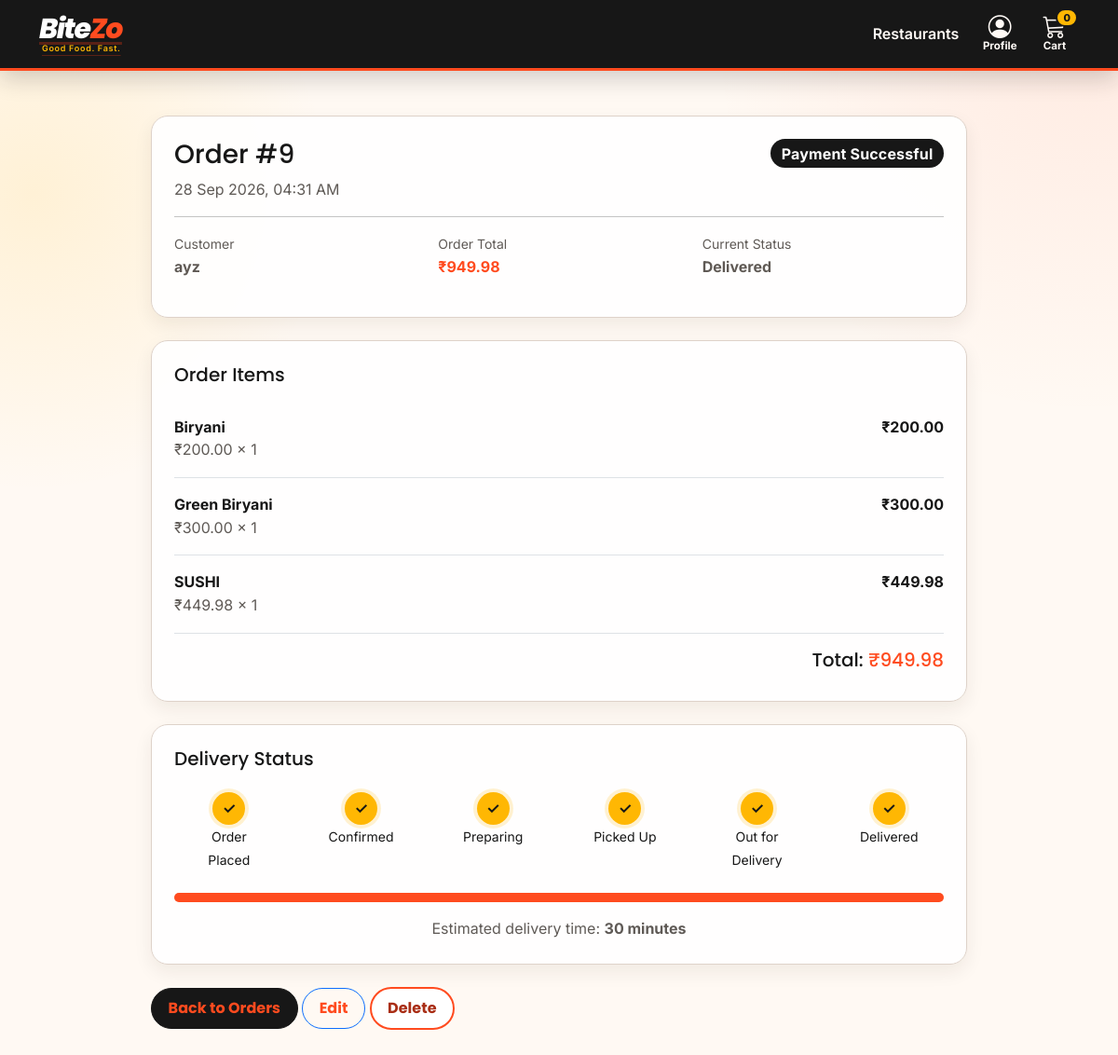
/orders/9/ (signed in), run on the app's committed database.
### orders/models.py (models this page shows, shortened)
class Order(models.Model):
    customer = models.ForeignKey(
        User,
        on_delete=models.CASCADE
    )
    delivery_address = models.ForeignKey(
        "customers.DeliveryAddress",
        on_delete=models.SET_NULL,
        null=True,
        blank=True,
        related_name="orders",
    )
    delivery_fee = models.DecimalField(
        max_digits=10,
        decimal_places=2,
        default=0,
    )
    delivery_address_snapshot = models.TextField(blank=True)
    created_at = models.DateTimeField(
        auto_now_add=True
    )
    payment_successful = models.BooleanField(
        default=True
    )
    @property
    def items_total(self):
        total = 0
        for item in self.items.all():
            total += item.subtotal
        return total
    @property
    def total_price(self):
        return self.items_total + self.delivery_fee
    @property
    def delivery_status(self):
        elapsed_seconds = (
            timezone.now() - self.created_at
        ).total_seconds()
        elapsed_minutes = elapsed_seconds / 60
        if elapsed_minutes < 5:
            return "Order Placed"
        elif elapsed_minutes < 10:
            return "Confirmed"
        elif elapsed_minutes < 15:
            return "Preparing"
        elif elapsed_minutes < 20:
            return "Picked Up"
        elif elapsed_minutes < 30:
            return "Out for Delivery"
        else:
            return "Delivered"

class OrderItem(models.Model):
    order = models.ForeignKey(
        Order,
        on_delete=models.CASCADE,
        related_name="items"
    )
    product = models.ForeignKey(
        Product,
        on_delete=models.PROTECT
    )
    unit_price = models.DecimalField(
        max_digits=10,
        decimal_places=2,
        default=0,
    )
    quantity = models.PositiveIntegerField(
        default=1
    )
    @property
    def subtotal(self):
        return self.unit_price * self.quantity

### products/models.py (models this page shows, shortened)
class Product(models.Model):
    DIETARY_CHOICES = [
        ("veg", "Vegetarian"),
        ("non_veg", "Non-vegetarian"),
        ("unknown", "Not specified"),
    ]
    restaurant = models.CharField(max_length=1000)
    restaurant_ref = models.ForeignKey(
        Restaurant, on_delete=models.SET_NULL, null=True, blank=True,
        related_name="products",
    )
    category = models.ForeignKey(
        Category, on_delete=models.SET_NULL, null=True, blank=True,
        related_name="products",
    )
    dietary_type = models.CharField(
        max_length=10, choices=DIETARY_CHOICES, default="unknown"
    )
    name = models.CharField(max_length=1000)
    description = models.TextField(
        blank=True
    )
    price = models.DecimalField(
        max_digits=10,
        decimal_places=2
    )
    image = models.ImageField(
        upload_to="products/",
        blank=True,
        null=True
    )
    is_available = models.BooleanField(
        default=True
    )
    created_at = models.DateTimeField(
        auto_now_add=True
    )

### orders/views.py (the view)
@login_required
def order_detail(request, id):
    order = _order_for_user(request, id)
    return render(
        request,
        "orders/order_detail.html",
        {
            "order": order
        }
    )

### orders/views.py (called while the page is built)
def _order_for_user(request, id):
    orders = Order.objects.all()
    if not request.user.is_superuser:
        orders = orders.filter(customer=request.user)
    return get_object_or_404(orders, id=id)

### templates/orders/order_detail.html (shortened to what this page needs)
{% extends "base.html" %}
{% block content %}
<div class="row justify-content-center">
<div class="col-lg-9">
<div class="card shadow-sm border-0 mb-4">
<div class="card-body p-4">
<div class="d-flex justify-content-between">
    <div>
        <h3>
            Order #{{ order.id }}
        </h3>
        <p class="text-muted mb-0">
            {{ order.created_at|date:"d M Y, h:i A" }}
        </p>
    </div>
    <div>
        {% if order.payment_successful %}
        <span class="badge bg-success fs-6">
            Payment Successful
        </span>
        {% endif %}
    </div>
</div>
<hr>
<div class="row">
    <div class="col-md-4">
        <small class="text-muted">
            Customer
        </small>
        <p class="fw-bold">
            {{ order.customer.username }}
        </p>
    </div>
    <div class="col-md-4">
        <small class="text-muted">
            Order Total
        </small>
        <p class="fw-bold text-danger">
            ₹{{ order.total_price }}
        </p>
    </div>
    <div class="col-md-4">
        <small class="text-muted">
            Current Status
        </small>
        <p class="fw-bold"
           id="current-status">
        </p>
    </div>
</div>
</div>
</div>
<div class="card shadow-sm border-0 mb-4">
<div class="card-body p-4">
<h5 class="mb-3">
    Order Items
</h5>
{% for item in order.items.all %}
<div class="d-flex justify-content-between border-bottom py-3">
    <div>
        <strong>
            {{ item.product.name }}
        </strong>
        <div class="text-muted">
            ₹{{ item.unit_price }}
            ×
            {{ item.quantity }}
        </div>
    </div>
    <div class="fw-bold">
        ₹{{ item.subtotal }}
    </div>
</div>
{% endfor %}
<div class="text-end mt-3">
    <h5>
        Total:
        <span class="text-danger">
            ₹{{ order.total_price }}
        </span>
    </h5>
</div>
</div>
</div>
<div class="card shadow-sm border-0">
<div class="card-body p-4">
<h5 class="mb-4">
    Delivery Status
</h5>
<div class="row text-center align-items-start"
     id="delivery-timeline">
    <div class="col timeline-step"
         data-step="0">
        <div class="status-circle">
            ✓
        </div>
        <small>
            Order<br>Placed
        </small>
    </div>
    <div class="col timeline-step"
         data-step="1">
        <div class="status-circle">
            ✓
        </div>
        <small>
            Confirmed
        </small>
    </div>
    <div class="col timeline-step"
         data-step="2">
        <div class="status-circle">
            ✓
        </div>
        <small>
            Preparing
        </small>
    </div>
    <div class="col timeline-step"
         data-step="3">
        <div class="status-circle">
            ✓
        </div>
        <small>
            Picked Up
        </small>
    </div>
    <div class="col timeline-step"
         data-step="4">
        <div class="status-circle">
            ✓
        </div>
        <small>
            Out for<br>Delivery
        </small>
    </div>
    <div class="col timeline-step"
         data-step="5">
        <div class="status-circle">
            ✓
        </div>
        <small>
            Delivered
        </small>
    </div>
</div>
<div class="mt-4">
    <div class="progress"
         style="height: 10px;">
        <div id="delivery-progress"
             class="progress-bar bg-success"
             style="width: 0%">
        </div>
    </div>
</div>
<p class="text-muted text-center mt-3 mb-0">
    Estimated delivery time:
    <strong>
        30 minutes
    </strong>
</p>
</div>
</div>
<div class="mt-4">
<a href="{% url 'order_list' %}"
   class="btn btn-secondary">
    Back to Orders
</a>
<a href="{% url 'order_update' order.id %}"
   class="btn btn-outline-primary">
    Edit
</a>
<a href="{% url 'order_delete' order.id %}"
   class="btn btn-outline-danger">
    Delete
</a>
</div>
</div>
</div>
{% endblock %}

### static/css/styles.css (style rules this page uses)
:root { --bitezo-orange: #ff4b1f; --bitezo-orange-dark: #e63c14; --bitezo-yellow: #ffb703; --bitezo-charcoal: #171717; --bitezo-cream: #fff9f3; --bitezo-gray: #6e6e6e; --bitezo-line: #f0e5dc; }
body { background-color: var(--bitezo-cream); color: var(--bitezo-charcoal); font-family: "Inter", Arial, sans-serif; }
h1, h2, h3, h4, h5, h6, .navbar-brand, .btn, .page-title { font-family: "Poppins", Arial, sans-serif; }
a { text-decoration: none; }
.card { border-radius: 18px; border: 1px solid var(--bitezo-line) !important; box-shadow: 0 8px 24px rgba(23, 23, 23, .06) !important; }
.btn { border-radius: 999px; font-weight: 700; padding: .55rem 1.1rem; transition: transform .28s cubic-bezier(.22, 1, .36, 1), box-shadow .28s ease, background-color .28s ease, border-color .28s ease; }
.btn-secondary { background: var(--bitezo-charcoal); border-color: var(--bitezo-charcoal); }
.btn-outline-danger { color: var(--bitezo-orange); border-color: var(--bitezo-orange); }
.text-danger { color: var(--bitezo-orange) !important; }
.badge.bg-success { background-color: var(--bitezo-charcoal) !important; color: #fff; }
.status-circle { width: 35px; height: 35px; margin: 0 auto; border-radius: 50%; background-color: #dee2e6; color: white; display: flex; align-items: center; justify-content: center; }
.status-circle.completed { background-color: var(--bitezo-yellow); color: var(--bitezo-charcoal); }
.bitezo-theme { min-height: 100vh; background: radial-gradient(circle at 100% 0, rgba(255, 183, 3, .11), transparent 27rem), var(--bitezo-cream); }
.bitezo-theme a { color: var(--bitezo-orange); }
.bitezo-theme .text-muted { color: var(--bitezo-gray) !important; }
.bitezo-theme .card, .bitezo-theme .form-card, .bitezo-theme .table-responsive { overflow: hidden; background: rgba(255, 255, 255, .92); }
.bitezo-theme .shadow-sm, .bitezo-theme .shadow { box-shadow: 0 10px 28px rgba(42, 30, 21, .08) !important; }
.bitezo-theme .badge { border-radius: 999px; font-weight: 700; padding: .48em .72em; }
.bitezo-theme .badge.bg-success { background: var(--bitezo-charcoal) !important; }
.bitezo-theme .progress { background: #fff0e3; border-radius: 999px; }
.bitezo-theme .progress-bar { background-color: var(--bitezo-orange) !important; }
.bitezo-theme .status-circle.completed { box-shadow: 0 0 0 4px rgba(255, 183, 3, .18); }
.bitezo-theme { line-height: 1.55; }
.bitezo-theme p, .bitezo-theme .text-muted { line-height: 1.6; }
.bitezo-theme .text-muted { color: #5f5a56 !important; }
.bitezo-theme :is(a, button, input, select, textarea):focus-visible { outline: 3px solid var(--bitezo-yellow); outline-offset: 3px; box-shadow: 0 0 0 5px rgba(23, 23, 23, .8) !important; }
.bitezo-theme .btn { min-height: 42px; display: inline-flex; align-items: center; justify-content: center; gap: .35rem; }
.bitezo-theme .btn-outline-danger { background: #fff; color: #a92e15; border-width: 2px; }
.bitezo-theme .card { color: var(--bitezo-charcoal); }
.bitezo-theme .badge { letter-spacing: .01em; }
.bitezo-theme .status-circle { font-weight: 800; }
:root { --bitezo-ink: #211b18; --bitezo-surface: #ffffff; --bitezo-muted: #655f5a; --bitezo-orange-deep: #bd3217; }
.bitezo-theme { color: var(--bitezo-ink); background: radial-gradient(circle at 3% 18%, rgba(255, 183, 3, .12), transparent 20rem), radial-gradient(circle at 97% 4%, rgba(255, 75, 31, .08), transparent 25rem), var(--bitezo-cream); }
:root { --bitezo-text: #211b18; --bitezo-text-muted: #5f5954; --bitezo-border-strong: #b9aba0; --bitezo-focus: #8d2c16; }
.bitezo-theme { color: var(--bitezo-text); }
.bitezo-theme :is(p, .text-muted, .product-description, .why-card p) { color: var(--bitezo-text-muted); }
.bitezo-theme *, .bitezo-theme *::before, .bitezo-theme *::after { animation: none !important; }
.bitezo-theme .btn, .bitezo-theme .nav-link, .bitezo-theme .dropdown-item, .bitezo-theme .card, .bitezo-theme .category-card, .bitezo-theme .form-control, .bitezo-theme .form-select, .bitezo-theme .form-check-input, .bitezo-theme .restaurant-gallery img { transition: background-color .16s ease, border-color .16s ease, color .16s ease, box-shadow .16s ease, opacity .16s ease; }
.bitezo-theme :is(a, button, input, select, textarea):focus-visible { outline: 3px solid #ffb703; outline-offset: 2px; box-shadow: 0 0 0 5px rgba(33, 27, 24, .72) !important; }
.bitezo-theme .card, .bitezo-theme .food-card, .bitezo-theme .product-card { border-color: #ded2c9 !important; box-shadow: 0 8px 20px rgba(43, 29, 20, .07) !important; }

### data on the page
Order: id "9", created_at "28 Sep 2026, 04:31 AM", customer.username "ayz", total_price "949.98"
OrderItem: product.name "Biryani", unit_price "200.00", quantity "1", subtotal "200.00"
OrderItem: product.name "Green Biryani", unit_price "300.00", quantity "1", subtotal "300.00"
OrderItem: product.name "SUSHI", unit_price "449.98", quantity "1", subtotal "449.98"

### other printed values
{{ request.session.cart_count|default:0 }} "0"
